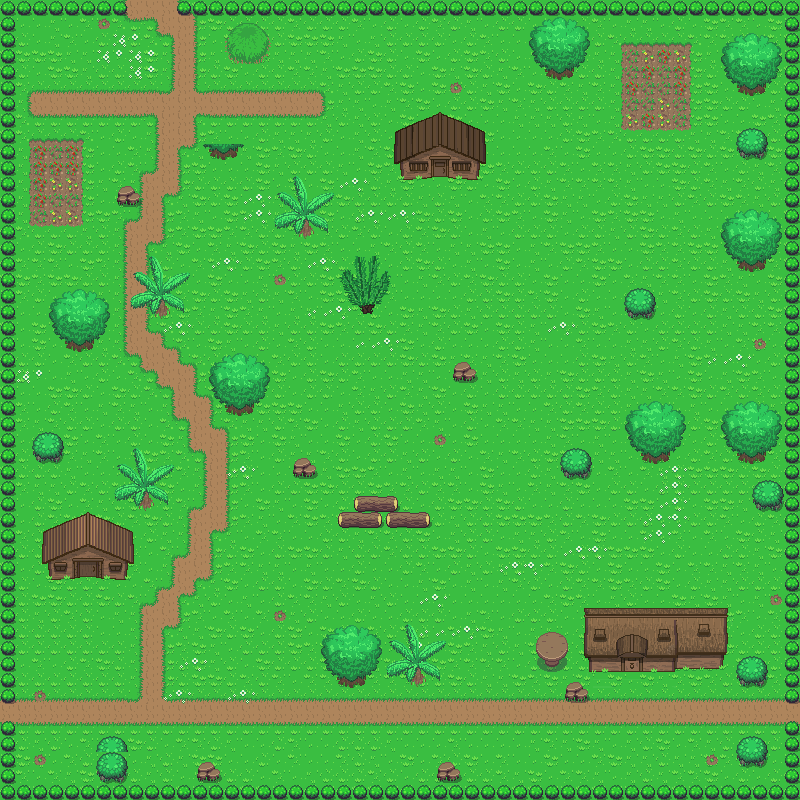

A 2D game scene composited from a Tiled map and its tileset images. What follows is a short description and the map's XML, with each tile layer's data collapsed to a summary:
An orthogonal 50x50 tile map with 16x16 px tiles, 3 tile layers (Base, Lower, Above), 2 tilesets.

<map version="1.0" tiledversion="1.0.3" orientation="orthogonal" renderorder="right-down" width="50" height="50" tilewidth="16" tileheight="16" nextobjectid="1">
 <tileset firstgid="1" source="../../Tileset/Overworld.tsx" />
 <tileset firstgid="1729" source="../../Tileset/Building.tsx" />
 <layer name="Base" width="50" height="50">
  <data>[2500 cells, 2500 non-empty, 20 distinct tile ids]</data>
 </layer>
 <layer name="Lower" width="50" height="50">
  <data>[2500 cells, 396 non-empty, 85 distinct tile ids]</data>
 </layer>
 <layer name="Above" width="50" height="50">
  <data>[2500 cells, 373 non-empty, 130 distinct tile ids]</data>
 </layer>
</map>
